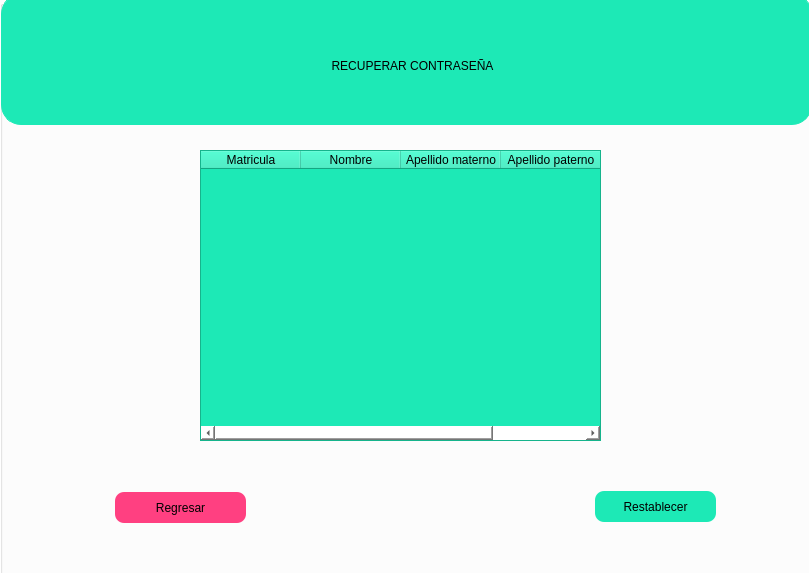
<?xml version="1.0" encoding="UTF-8"?>
<ui version="4.0">
 <class>restablecer_contrasena1</class>
 <widget class="QDialog" name="restablecer_contrasena1">
  <property name="geometry">
   <rect>
    <x>0</x>
    <y>0</y>
    <width>809</width>
    <height>573</height>
   </rect>
  </property>
  <property name="windowTitle">
   <string>Dialog</string>
  </property>
  <property name="windowIcon">
   <iconset resource="SRC.qrc">
    <normaloff>:/Images/1490820813-6_82408.png</normaloff>:/Images/1490820813-6_82408.png</iconset>
  </property>
  <widget class="QGroupBox" name="groupBox_2">
   <property name="geometry">
    <rect>
     <x>0</x>
     <y>0</y>
     <width>811</width>
     <height>591</height>
    </rect>
   </property>
   <property name="styleSheet">
    <string notr="true">background-color: rgb(255, 255, 255);</string>
   </property>
   <property name="title">
    <string/>
   </property>
   <widget class="QTableWidget" name="Tabla1">
    <property name="geometry">
     <rect>
      <x>200</x>
      <y>150</y>
      <width>401</width>
      <height>291</height>
     </rect>
    </property>
    <property name="styleSheet">
     <string notr="true">color: rgb(0, 0, 0);
background-color: #1DE9B6;</string>
    </property>
    <column>
     <property name="text">
      <string>Matricula</string>
     </property>
    </column>
    <column>
     <property name="text">
      <string>Nombre</string>
     </property>
    </column>
    <column>
     <property name="text">
      <string>Apellido materno</string>
     </property>
    </column>
    <column>
     <property name="text">
      <string>Apellido paterno</string>
     </property>
    </column>
   </widget>
   <widget class="QLabel" name="label">
    <property name="geometry">
     <rect>
      <x>132</x>
      <y>40</y>
      <width>561</width>
      <height>51</height>
     </rect>
    </property>
    <property name="styleSheet">
     <string notr="true">font: 75 25pt &quot;Berlin Sans FB Demi&quot;;
background:transparent;

</string>
    </property>
    <property name="text">
     <string>RECUPERAR CONTRASEÑA</string>
    </property>
    <property name="alignment">
     <set>Qt::AlignCenter</set>
    </property>
   </widget>
   <widget class="QPushButton" name="Restablecer">
    <property name="geometry">
     <rect>
      <x>595</x>
      <y>491</y>
      <width>121</width>
      <height>31</height>
     </rect>
    </property>
    <property name="styleSheet">
     <string notr="true">background-color: #1DE9B6; 
font: 14pt 75 &quot;Times New Roman&quot;;
border: 2px ;
border-radius: 9px;</string>
    </property>
    <property name="text">
     <string>Restablecer</string>
    </property>
   </widget>
   <widget class="QPushButton" name="pushButton_2">
    <property name="geometry">
     <rect>
      <x>115</x>
      <y>492</y>
      <width>131</width>
      <height>31</height>
     </rect>
    </property>
    <property name="styleSheet">
     <string notr="true">background-color: #FF4081;
font: 14pt 75 &quot;Times New Roman&quot;;
border: 2px ;
border-radius: 9px;</string>
    </property>
    <property name="text">
     <string>Regresar</string>
    </property>
   </widget>
   <widget class="QLabel" name="label_4">
    <property name="geometry">
     <rect>
      <x>1</x>
      <y>-6</y>
      <width>811</width>
      <height>131</height>
     </rect>
    </property>
    <property name="styleSheet">
     <string notr="true">background-color: #1DE9B6;  
border: 1px solid #1DE9B6;
    border-radius: 20px;
    margin-top: 0.5em;</string>
    </property>
    <property name="text">
     <string/>
    </property>
   </widget>
   <widget class="QLabel" name="label_2">
    <property name="geometry">
     <rect>
      <x>26</x>
      <y>24</y>
      <width>91</width>
      <height>81</height>
     </rect>
    </property>
    <property name="styleSheet">
     <string notr="true">background-color: transparent;</string>
    </property>
    <property name="text">
     <string/>
    </property>
    <property name="pixmap">
     <pixmap resource="SRC.qrc">:/Images/door_internet_key_lock_password_safe_security_icon_127075.png</pixmap>
    </property>
    <property name="scaledContents">
     <bool>true</bool>
    </property>
   </widget>
   <widget class="QLabel" name="label_3">
    <property name="geometry">
     <rect>
      <x>696</x>
      <y>22</y>
      <width>91</width>
      <height>81</height>
     </rect>
    </property>
    <property name="styleSheet">
     <string notr="true">background-color: transparent;</string>
    </property>
    <property name="text">
     <string/>
    </property>
    <property name="pixmap">
     <pixmap resource="SRC.qrc">:/Images/internet_lock_locked_padlock_password_secure_security_icon_127078.png</pixmap>
    </property>
    <property name="scaledContents">
     <bool>true</bool>
    </property>
   </widget>
   <zorder>label_4</zorder>
   <zorder>Tabla1</zorder>
   <zorder>label</zorder>
   <zorder>Restablecer</zorder>
   <zorder>pushButton_2</zorder>
   <zorder>label_2</zorder>
   <zorder>label_3</zorder>
  </widget>
 </widget>
 <resources>
  <include location="SRC.qrc"/>
 </resources>
 <connections/>
</ui>
